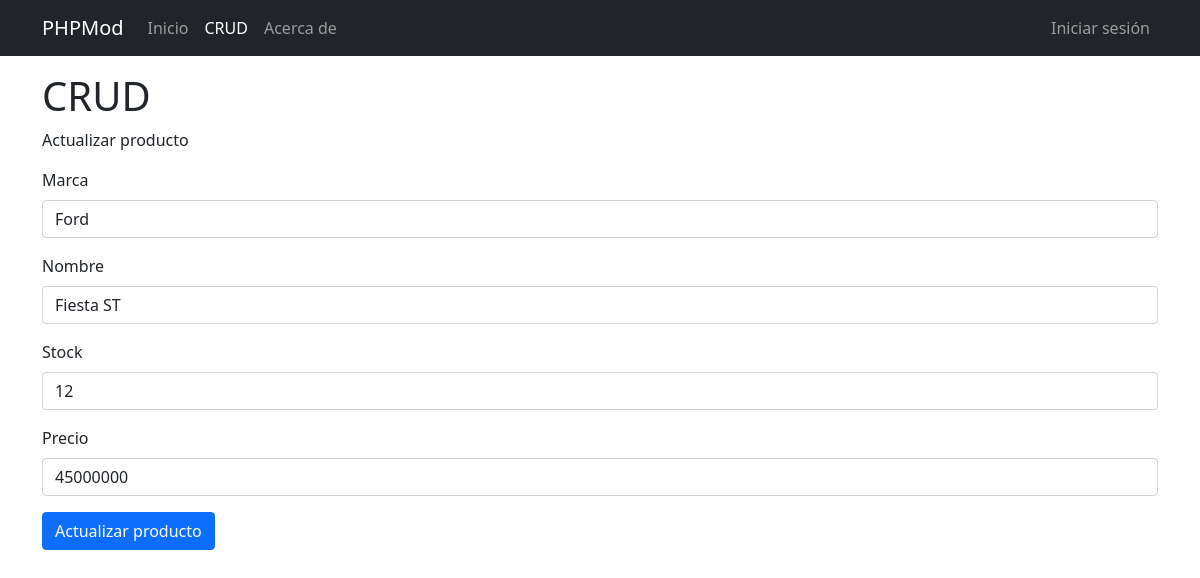
/phpmod/crud/?tab=actualizar&id=6 (signed in), run on the app's committed database.
### tables this page shows
CREATE TABLE `productos` (
  `Pro_id` int(11) NOT NULL,
  `Pro_marca` varchar(100) NOT NULL,
  `Pro_nombre` varchar(100) NOT NULL,
  `Pro_stock` int(11) NOT NULL,
  `Pro_precio` int(11) NOT NULL
);

### src/app/main.php (called while the page is built, shortened)
<?php
class App
{
    public static $url;
    public function load()
    {
        self::$url = $this->verificarUri(URI);
        $router = new Router();
        $view = $router->linkModel(self::$url);
        include $view;
    }
    private function verificarUri($uri)
    {
        if (APP_PRO) {
            $link = $url = $this->str_replace_first("/", "", $uri);
        } else {
            $link = $url = str_replace("/" . APP_ROOT, "", $uri);
        }
        $link = preg_replace('/(\/+)/', '/', $link);
        $temporal = preg_split('@/@', $link, null, PREG_SPLIT_NO_EMPTY);
        foreach ($temporal as $key => $value) {
            if (strpos($value, '?') !== false) {
                unset($temporal[$key]);
            }
        }
        return $temporal;
    }
}

### index.php (called while the page is built, shortened)
<?php
require_once APP . "main.php";
require_once APP . "functions.php";
$app = new App();
$app->load();

### src/modules/crud/crudController.php (called while the page is built, shortened)
<?php
class CrudController
{
    public function getProducto($id)
    {
        $model = new CrudModel();
        $model->id = $id;
        return _getFirst($model->getProducto());
    }
}

### src/modules/crud/crudModel.php (called while the page is built, shortened)
<?php
class CrudModel
{
    public $id;
    public function getProducto()
    {
        $sql = "select * from productos where Pro_id = ?";
        return _query($sql, [$this->id], RES_FETCH_ASSOC, null, false);
    }
}

### src/app/database.php (called while the page is built, shortened)
<?php
class Conexion
{
    public static function conectar()
    {
        try {
            $con = new PDO("mysql:host=" . DB_HOST . ";dbname=" . DB_NAME, DB_USER, DB_PASS);
            $con->exec("SET CHARACTER set utf8mb4");
            $con->exec("SET NAMES utf8mb4");
            $con->setAttribute(PDO::ATTR_ERRMODE, PDO::ERRMODE_EXCEPTION);
            return $con;
        } catch (PDOException $e) {
            if (APP_DEBUG) {
                _response(false, $e->getMessage(), [], ERROR_PDO);
            } else {
                _response(false, "Error estableciendo conexión con la base de datos", [], ERROR_PDO);
            }
            die();
        }
    }
}

### src/app/functions.php (called while the page is built, shortened)
<?php
function _query($sql, $parameters, $responseType, $operationType = null, $isAjax = true)
{
    switch ($responseType) {
        case 1:
            try {
                $stm = Conexion::conectar()->prepare($sql);
                $stm->execute($parameters);
                return $stm->fetchAll(PDO::FETCH_ASSOC);
            } catch (PDOException $e) {
                if (APP_DEBUG) {
                    if ($isAjax) {
                        _response(false, $e->getMessage(), [], ERROR_PDO);
                    } else {
                        echo $e->getMessage();
                    }
                } else {
                    if ($isAjax) {
                        _response(false, "Se produjo un error en el servidor.", [], ERROR_PDO);
                    } else {
                        echo "Se produjo un error en el servidor.";
                    }
                }
            }
            break;
    }
}
function _getFirst($array)
{
    if (count($array) > 0) {
        return $array[0];
    }
    return $array;
}

### src/modules/crud/actualizar.php (the view, shortened to what this page needs)
<?php
require_once APP . 'database.php';
require_once 'crudModel.php';
require_once 'crudController.php';
$controller = new CrudController();
$id = isset($_GET['id']) ? $_GET['id'] : null;
if ($id) {
    $item = $controller->getProducto($id);
} else {
    header('location: ' . HOST . 'crud');
}
?>
<!doctype html>
<html lang="es">
<head>
  <link href="https://cdn.jsdelivr.net/npm/bootstrap@5.0.0-beta1/dist/css/bootstrap.min.css" rel="stylesheet"
>
</head>
<body>
  <?php include INC . 'navbar.php';?>
  <div class="container pt-3">
  <h1>CRUD</h1>
  <p>Actualizar producto</p>
    <form action="" method="post">
        <div class="mb-3">
            <label class="form-label">Marca</label>
            <input type="text" class="form-control" name="mar" value="<?=$item['Pro_marca']?>" required>
        </div>
        <div class="mb-3">
            <label class="form-label">Nombre</label>
            <input type="text" class="form-control" name="nom" value="<?=$item['Pro_nombre']?>" required>
        </div>
        <div class="mb-3">
            <label class="form-label">Stock</label>
            <input type="number" class="form-control" name="sto" value="<?=$item['Pro_stock']?>" required>
        </div>
        <div class="mb-3">
            <label class="form-label">Precio</label>
            <input type="number" class="form-control" name="pre" value="<?=$item['Pro_precio']?>" required>
        </div>
        <div class="mb-3">
            <button type="submit" class="btn btn-primary" name="submit">Actualizar producto</button>
        </div>
    </form>
    </div>
</body>
</html>

### data on the page
productos: mar "Ford", nom "Fiesta ST", sto "12", pre "45000000"

### other printed values
APP_NAME "PHPMod"
